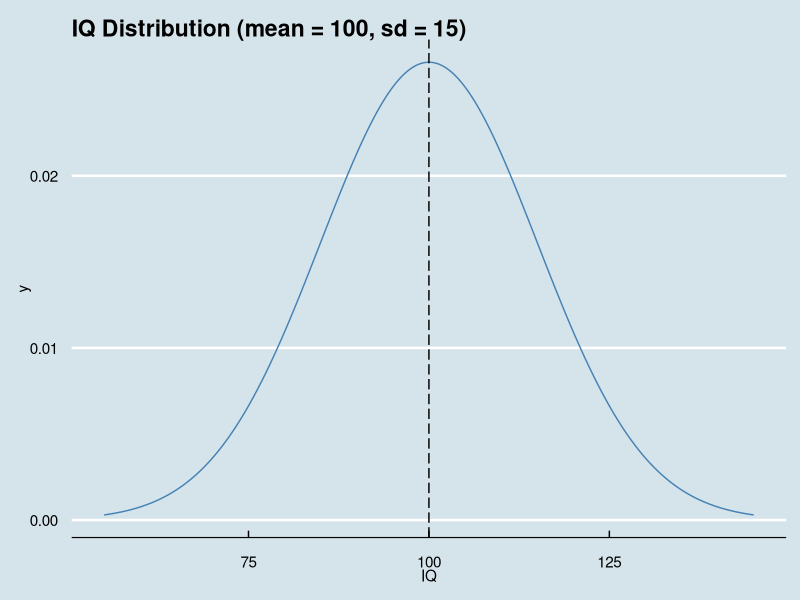
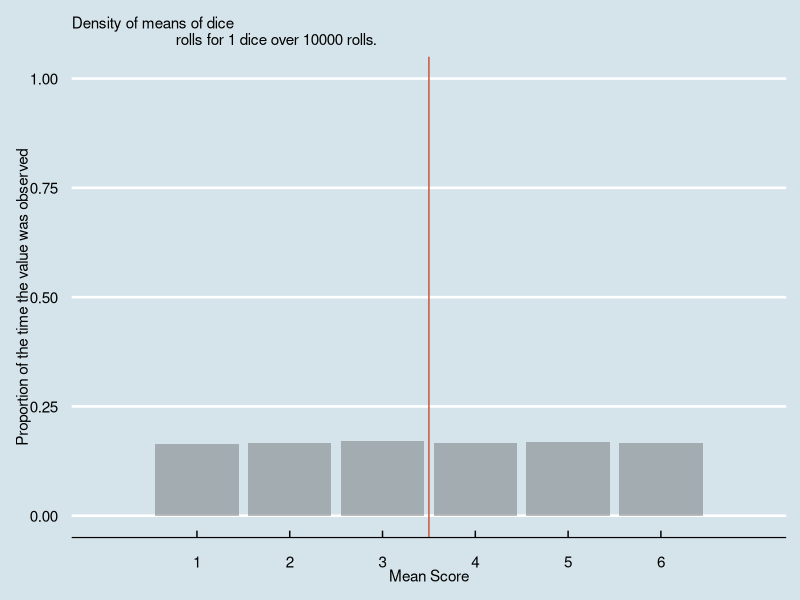
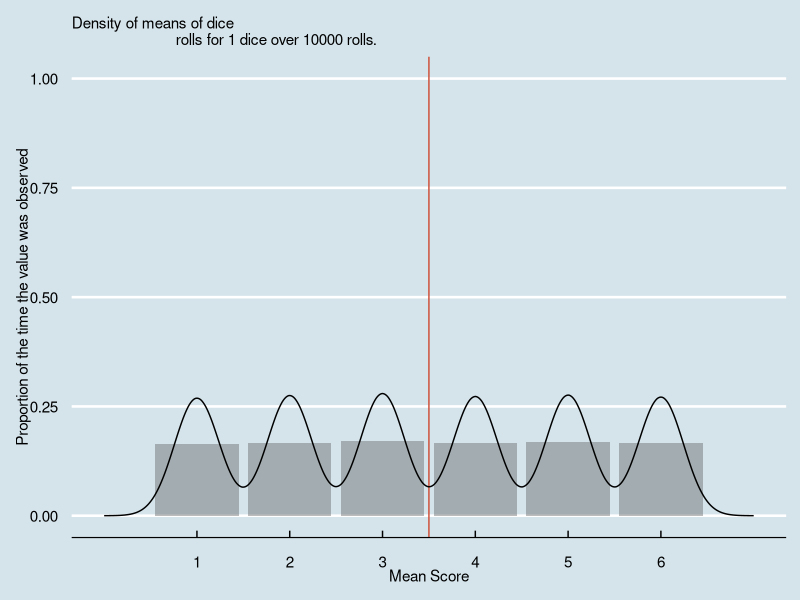
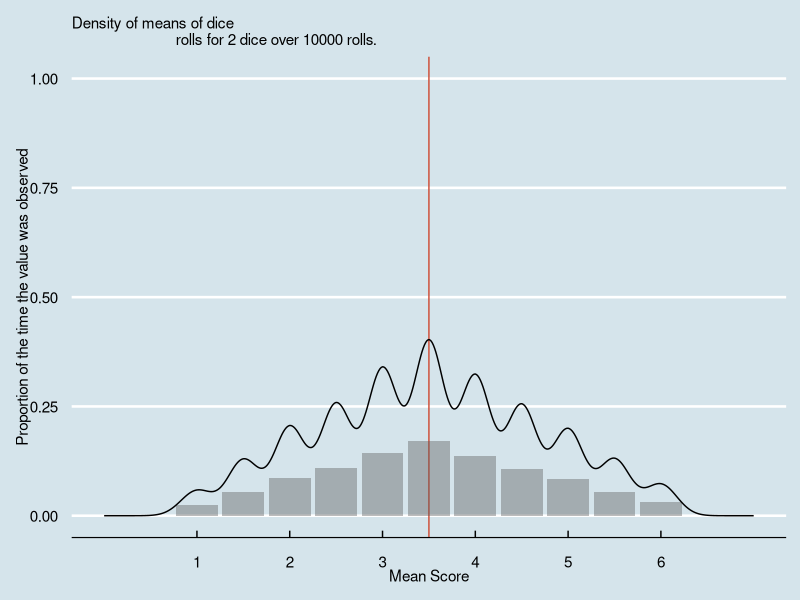
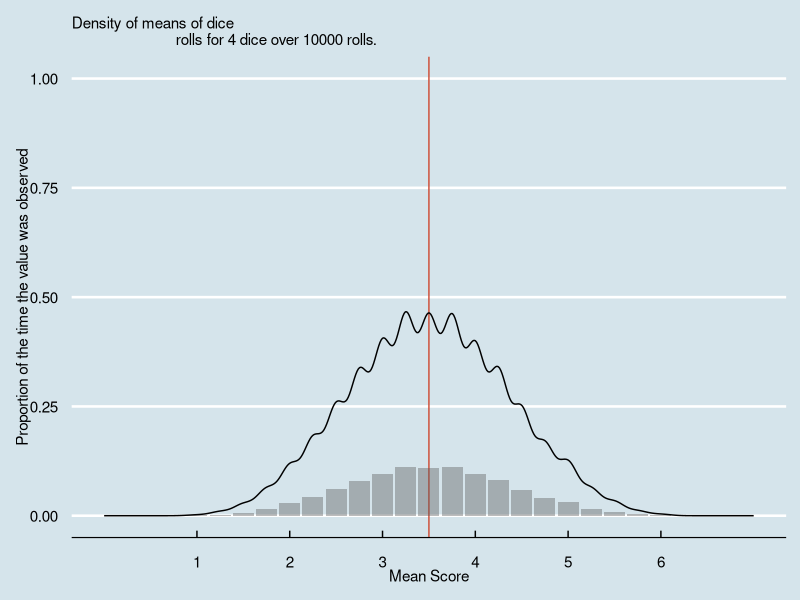
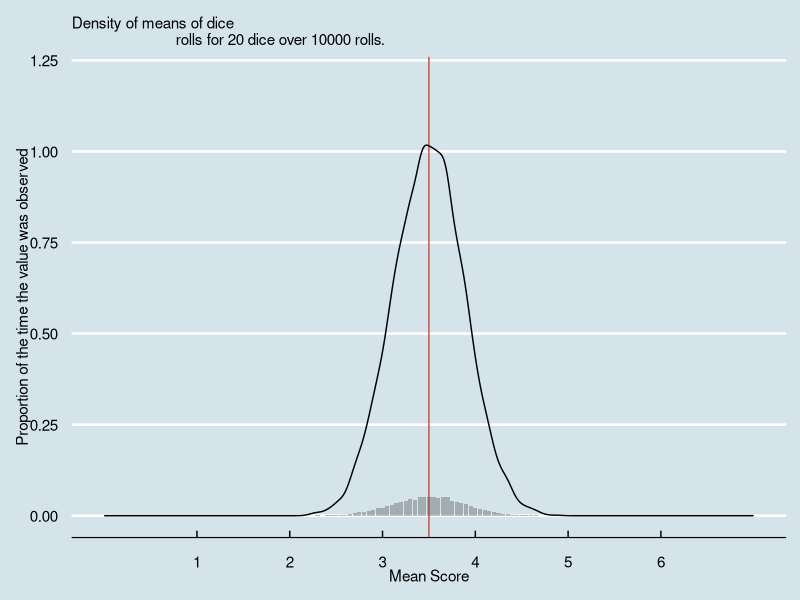
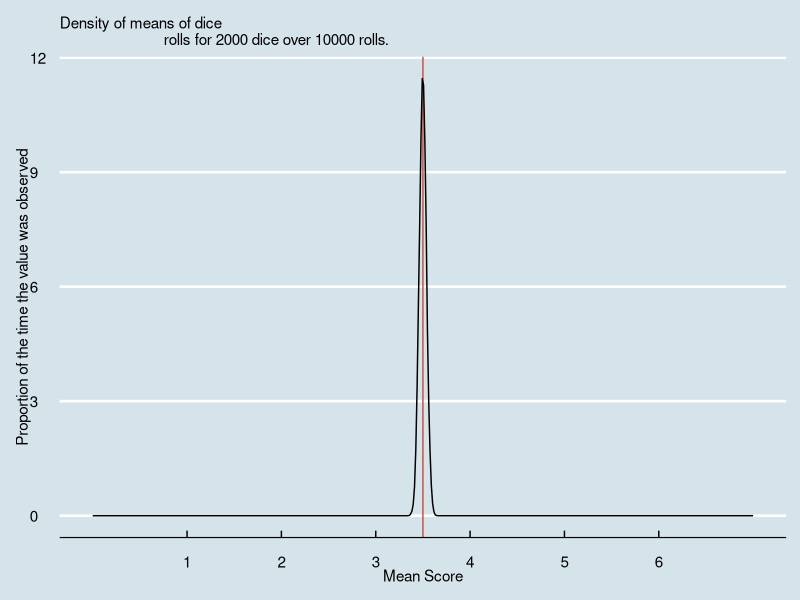

Reproduce these figures in R, in order.
## ---- chunk 1
# Libraries used in this article:
library(ggplot2)
library(ggthemes)
library(stringr)

# Theme used for graphing:
theme_set(theme_economist())
## ---- chunk 2
library(ggplot2)
library(ggthemes)
library(stringr)
theme_set(theme_economist())

knitr::opts_chunk$set(echo = FALSE, warning = FALSE, message = FALSE)
## ---- chunk 3
x <- seq(55, 145, length = 1000)
y <- dnorm(x, mean = 100, sd = 15)
df <- data.frame(IQ = x, y = y)


g <- ggplot(df, aes(x = IQ, y =y)) +
  geom_line(colour = 'steelblue') +
  geom_vline(xintercept = 100, linetype = 5) +
  labs(
    title = "IQ Distribution (mean = 100, sd = 15)"
  )

g
## ---- chunk 4
mean_value <- sum(seq(1:6) * (1 / 6))
print(mean_value)
## ---- chunk 5
row1 <- c(2, 3, 4, 5, 6, 7) / 2
row2 <- c(3, 4, 5, 6, 7, 8) / 2
row3 <- c(4, 5, 6, 7, 8, 9) / 2
row4 <- c(5, 6, 7, 8, 9, 10) / 2
row5 <- c(6, 7, 8, 9, 10, 11) / 2
row6 <- c(7, 8, 9, 10, 11, 12) / 2

dice <- matrix(c(row1, row2, row3, row4, row5, row6), nrow = 6, byrow = TRUE)
dice
## ---- chunk 6
number_of_rolls <- 1000000 # Or, we could manually roll a die 1 million times. Nah, let's let the computer do it.
mean(sample(1:6, number_of_rolls, replace = TRUE))
## ---- chunk 7
#roll, as in roll di(c)e
# m = number of times
# n = number of dice

roll <- function(m, n){
  set.seed(1234)
  means <- plyr::ldply(1:m, function(x){
    return(mean(sample(1:6, n, replace = TRUE)))
  }) 
}
## ---- chunk 8
n_ <- 1
m_ <- 10000
g <- ggplot(roll(m = m_, n = n_),
            mapping = aes(x = V1)) +
  geom_vline(xintercept = 3.5, colour = "tomato3") +
  labs(
    subtitle = str_interp('Density of means of dice
                          rolls for ${n_} dice over ${m_} rolls.'),
    x = 'Mean Score',
    y = 'Proportion of the time the value was observed'
  ) +
  geom_bar(aes(y = ..prop..), alpha = 0.4) +
  scale_x_continuous(
    breaks = 1:6,
    lim =  c(0, 7)
  ) +
  lims(
    y = c(0, 1)
  )

g
## ---- chunk 9
g <- g +
  geom_density()

g
## ---- chunk 10
n_ <- 2
m_ <- 10000
g <- ggplot(roll(m = m_, n = n_),
            mapping = aes(x = V1)) +
  geom_vline(xintercept = 3.5, colour = "tomato3") +
  labs(
    subtitle = str_interp('Density of means of dice
                          rolls for ${n_} dice over ${m_} rolls.'),
    x = 'Mean Score',
    y = 'Proportion of the time the value was observed'
  ) +
  geom_bar(aes(y = ..prop..), alpha = 0.4) +
  scale_x_continuous(
    breaks = 1:6,
    lim =  c(0, 7)
  ) +
  lims(
    y = c(0, 1)
  ) +
  geom_density()

g
## ---- chunk 11
n_ <- 4
m_ <- 10000
g <- ggplot(roll(m = m_, n = n_),
            mapping = aes(x = V1)) +
  geom_vline(xintercept = 3.5, colour = "tomato3") +
  labs(
    subtitle = str_interp('Density of means of dice
                          rolls for ${n_} dice over ${m_} rolls.'),
    x = 'Mean Score',
    y = 'Proportion of the time the value was observed'
  ) +
  geom_bar(aes(y = ..prop..), alpha = 0.4) +
  scale_x_continuous(
    breaks = 1:6,
    lim =  c(0, 7)
  ) +
  lims(
    y = c(0, 1)
  ) +
  geom_density()

g
## ---- chunk 12
n_ <- 20
m_ <- 10000
g <- ggplot(roll(m = m_, n = n_),
            mapping = aes(x = V1)) +
  geom_vline(xintercept = 3.5, colour = "tomato3") +
  labs(
    subtitle = str_interp('Density of means of dice
                          rolls for ${n_} dice over ${m_} rolls.'),
    x = 'Mean Score',
    y = 'Proportion of the time the value was observed'
  ) +
  geom_bar(aes(y = ..prop..), alpha = 0.4) +
  scale_x_continuous(
    breaks = 1:6,
    lim =  c(0, 7)
  ) +
  lims(
    y = c(0, 1.2)
  ) +
  geom_density()

g
## ---- chunk 13
n_ <- 2000
m_ <- 10000
g <- ggplot(roll(m = m_, n = n_),
            mapping = aes(x = V1)) +
  geom_vline(xintercept = 3.5, colour = "tomato3") +
  labs(
    subtitle = str_interp('Density of means of dice 
                          rolls for ${n_} dice over ${m_} rolls.'),
    x = 'Mean Score',
    y = 'Proportion of the time the value was observed'
  ) +
  geom_bar(aes(y = ..prop..), alpha = 0.4) +
  scale_x_continuous(
    breaks = 1:6,
    lim =  c(0, 7)
  ) +
  geom_density()

g
